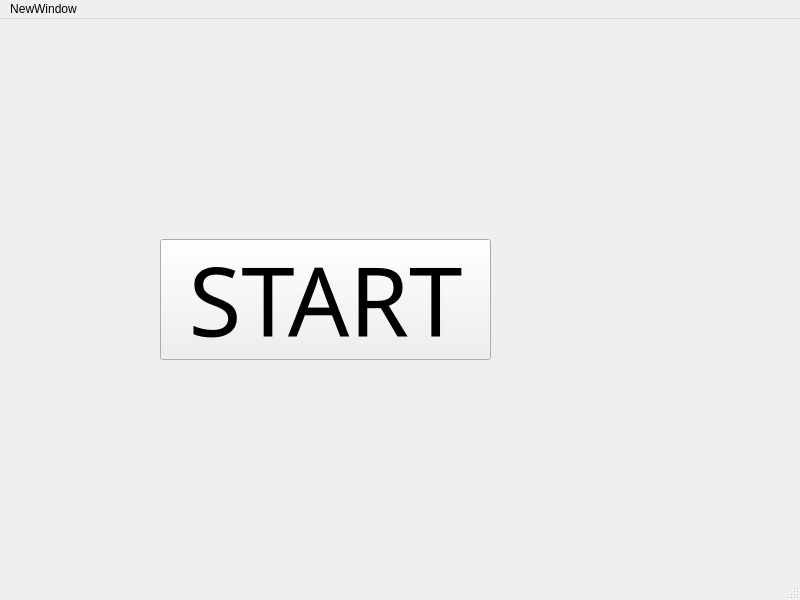
<?xml version="1.0" encoding="UTF-8"?>
<ui version="4.0">
 <class>MainWindow</class>
 <widget class="QMainWindow" name="MainWindow">
  <property name="geometry">
   <rect>
    <x>0</x>
    <y>0</y>
    <width>800</width>
    <height>600</height>
   </rect>
  </property>
  <property name="windowTitle">
   <string>MainWindow</string>
  </property>
  <widget class="QWidget" name="centralwidget">
   <widget class="QPushButton" name="pushButton">
    <property name="geometry">
     <rect>
      <x>160</x>
      <y>220</y>
      <width>331</width>
      <height>121</height>
     </rect>
    </property>
    <property name="font">
     <font>
      <family>Andalus</family>
      <pointsize>72</pointsize>
     </font>
    </property>
    <property name="text">
     <string>START</string>
    </property>
   </widget>
  </widget>
  <widget class="QMenuBar" name="menubar">
   <property name="geometry">
    <rect>
     <x>0</x>
     <y>0</y>
     <width>800</width>
     <height>21</height>
    </rect>
   </property>
   <widget class="QMenu" name="menuNewWindow">
    <property name="title">
     <string>NewWindow</string>
    </property>
    <addaction name="actionNewWindow"/>
   </widget>
   <addaction name="menuNewWindow"/>
  </widget>
  <widget class="QStatusBar" name="statusbar"/>
  <action name="actionNewWindow">
   <property name="text">
    <string>NewWindow</string>
   </property>
  </action>
 </widget>
 <resources/>
 <connections/>
</ui>
